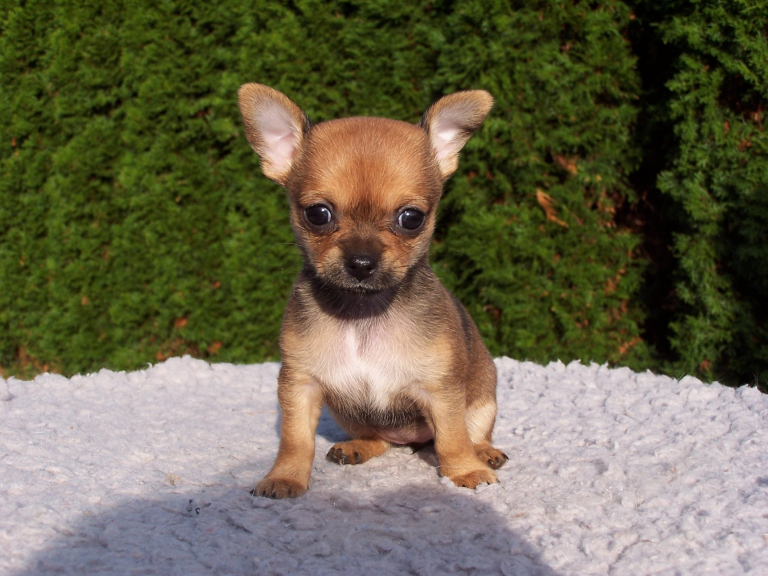
#> input picture 01 OpenCV/01 OpenCV Basic/images/dog3.jpg, 2304 x 1728 px (shown at 1/3 size)
$ python '11 이미지 변형.py'
#> lines starting #> are read from the running program, lines starting #| are printed output that depends on the picture
import cv2

#1) 불러온 이미지를 흑백으로 변경시켜보기
img= cv2.imread('images/dog3.jpg')
#> img is the input picture: shape (1728, 2304, 3); mean B, G, R 77.7, 101.6, 106.3
img= cv2.resize(img, None, fx=0.3, fy=0.3, interpolation=cv2.INTER_AREA)
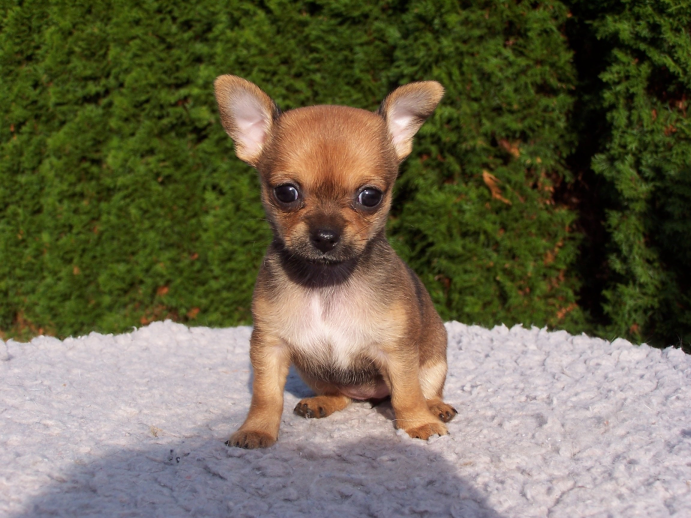
#> img: shape (518, 691, 3); mean B, G, R 77.7, 101.6, 106.3
cv2.imshow('original', img)

img2= cv2.cvtColor(img, cv2.COLOR_BGR2GRAY)
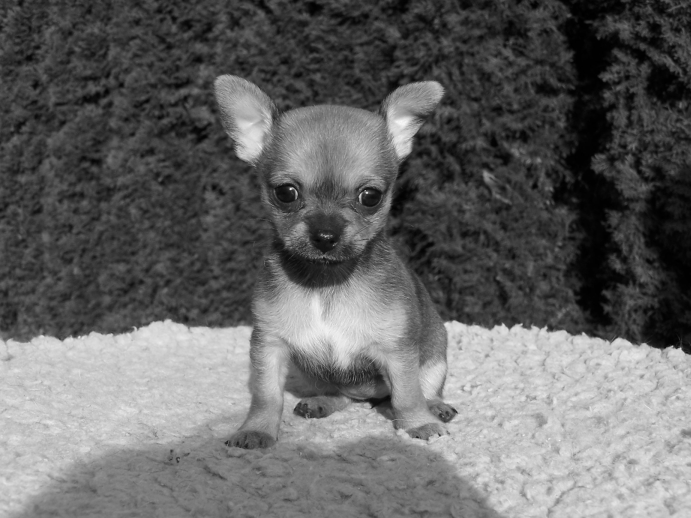
#> img2: shape (518, 691); min 0, max 247, mean 100.2
cv2.imshow('gray image', img2)

#2) 이미지 블러 처리(흐리게)
#2.1) 필터(커널)를 이용하는 방법
kernel_3= cv2.GaussianBlur(img, (3,3), 0) # 필터크기, 표준편차(시그마) 값
kernel_5= cv2.GaussianBlur(img, (5,5), 0) # 필터크기, 표준편차(시그마) 값
kernel_7= cv2.GaussianBlur(img, (7,7), 0) # 필터크기, 표준편차(시그마) 값
cv2.imshow('kernerl 3', kernel_3)
cv2.imshow('kernerl 5', kernel_5)
cv2.imshow('kernerl 7', kernel_7)

#2.2 표준편차를 이용한 블러처리.. 값이 클수록 더 심하게 블러.. 정규분포가 넓어져서..
sigma1= cv2.GaussianBlur(img, (0,0), 1) #표준편차 1
sigma2= cv2.GaussianBlur(img, (0,0), 5) #표준편차 5
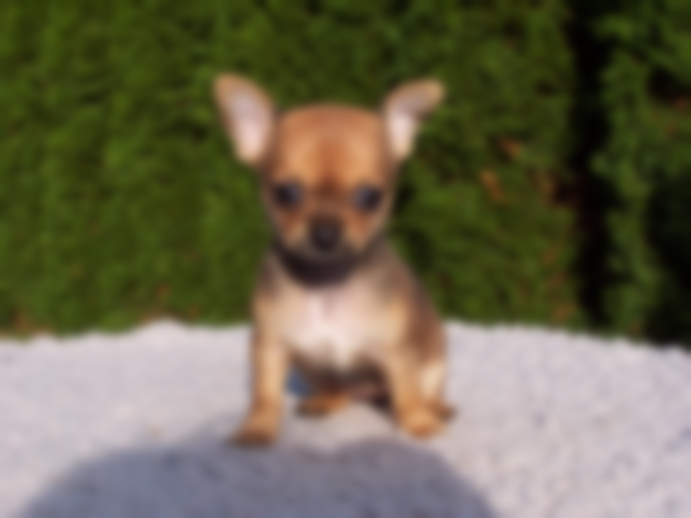
#> sigma2: shape (518, 691, 3); mean B, G, R 77.7, 101.5, 106.3
sigma3= cv2.GaussianBlur(img, (0,0), 10) #표준편차 10
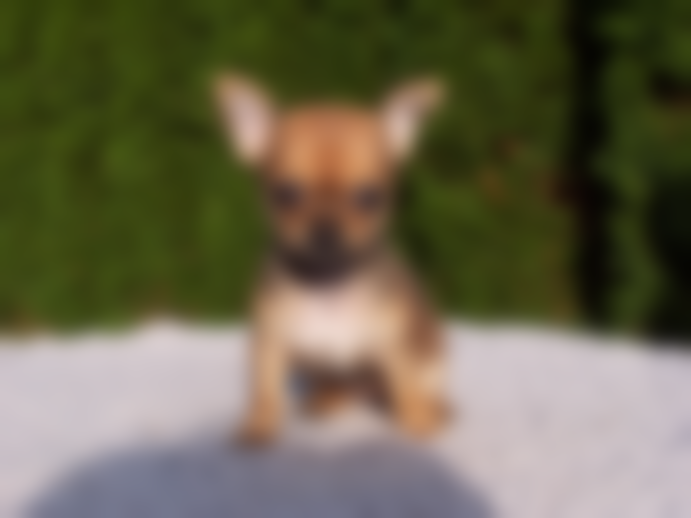
#> sigma3: shape (518, 691, 3); mean B, G, R 77.7, 101.6, 106.3
cv2.imshow('sigma1', sigma1)
cv2.imshow('sigma2', sigma2)
cv2.imshow('sigma3', sigma3)

#3) 원근 변경 -- 이미지에 비스듬하게 찍힌 이미지를 원근을 조절하여 똑바로 세우기.[문서 스캐너]
img= cv2.imread('images/newspaper.jpg')
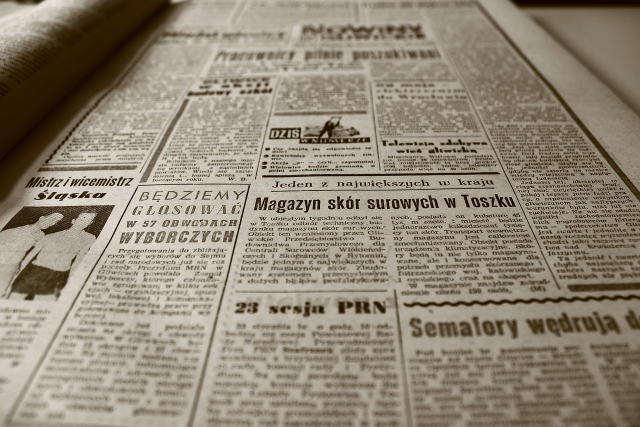
#> input picture 01 OpenCV/01 OpenCV Basic/images/newspaper.jpg, 1280 x 853 px (shown at 1/2 size)
#> img is the input picture: shape (853, 1280, 3); mean B, G, R 118.6, 134.9, 145.7
cv2.imshow('newspaper image', img)

#잘라낼 사이즈
width, height= 640, 240

#원본이미지에서 잘라낼 영역의 좌표들 준비
import numpy as np
src= np.array([[511,352],[1008,345],[1122,584],[455,594]], dtype=np.float32)
dst= np.array([[0,0],[width,0],[width,height],[0,height]], dtype=np.float32)

matrix= cv2.getPerspectiveTransform(src,dst)
result= cv2.warpPerspective(img, matrix, (width,height))
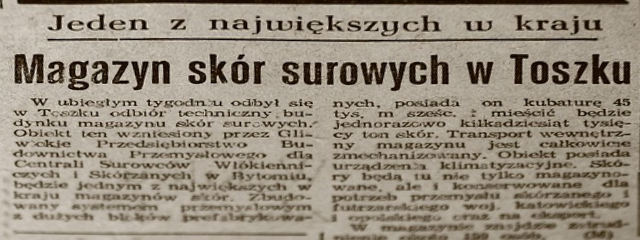
#> result: shape (240, 640, 3); mean B, G, R 125.3, 140.4, 150.4
cv2.imshow('newpaper transform', result)


#-------
cv2.waitKey(0)
cv2.destroyAllWindows()
